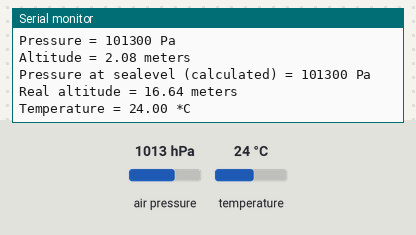
Recording of a sketch running on a simulated Arduino Uno, built with avr-gcc and run on an emulated ATmega328P. On the bench: the last lines printed to the serial monitor. The inputs (shaded band) are chosen by the test bench; at power-on: air pressure 1013 hPa, temperature 24 °C.

Above: at 1.2 s.
1.3 s: air pressure set to 952 hPa
At 1.58 s:
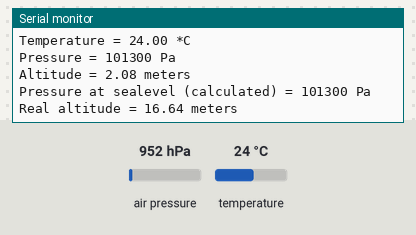
2.8 s: temperature set to 12 °C
At 3.35 s:
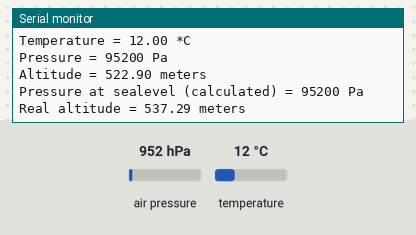
4.3 s: air pressure set to 975 hPa
At 5.11 s:
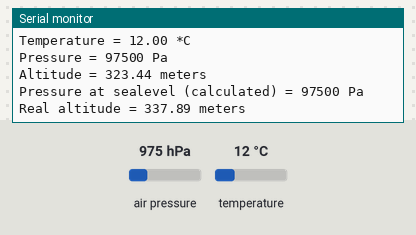
Timing chart, 0 to 7.3 s (numbered marks = the images above; inputs shaded):
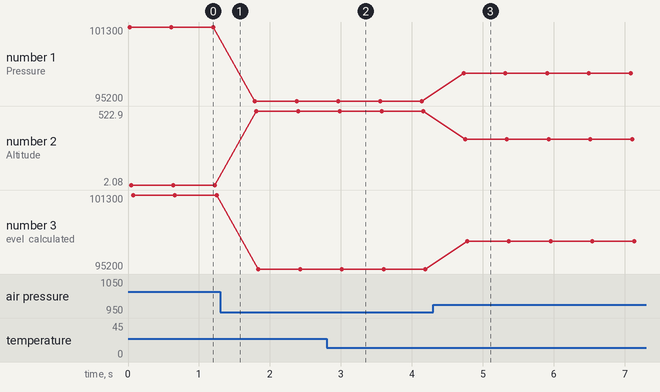

Measured:
- after the input at 2.8 s, the serial monitor: prints a new line after 0.14 s (image 2)
- after the input at 4.3 s, the serial monitor: prints a new line after 0.43 s (image 3)
- plotted number 1: 101300 → 95200 after the input at 1.3 s, 95200 → 97500 after the input at 4.3 s
- plotted number 2: 2.08 → 522.9 after the input at 1.3 s, 522.9 → 323.44 after the input at 4.3 s
- plotted number 3: 101300 → 95200 after the input at 1.3 s, 95200 → 97500 after the input at 4.3 s

The sketch:

barometer.ino
```cpp
#include <Adafruit_BMP085.h>

Adafruit_BMP085 BMP180;


void setup()
{
  Serial.begin(9600);
  if (!BMP180.begin())
  {
    Serial.println("Could not find valid bpm sensor");
    while (1) {

    }
  }
}


void loop() {
    Serial.print("Temperature = ");
    Serial.print(BMP180.readTemperature());
    Serial.println(" *C");

    Serial.print("Pressure = ");
    Serial.print(BMP180.readPressure());
    Serial.println(" Pa");

    // Calculate altitude assuming 'standard' barometric
    // pressure of 1013.25 millibar = 101325 Pascal
    Serial.print("Altitude = ");
    Serial.print(BMP180.readAltitude());
    Serial.println(" meters");

    Serial.print("Pressure at sealevel (calculated) = ");
    Serial.print(BMP180.readSealevelPressure());
    Serial.println(" Pa");

  // you can get a more precise measurement of altitude
  // if you know the current sea level pressure which will
  // vary with weather and such. If it is 1015 millibars
  // that is equal to 101500 Pascals.
    Serial.print("Real altitude = ");
    Serial.print(BMP180.readAltitude(101500));
    Serial.println(" meters");

    Serial.println();
    delay(500);
}
```
